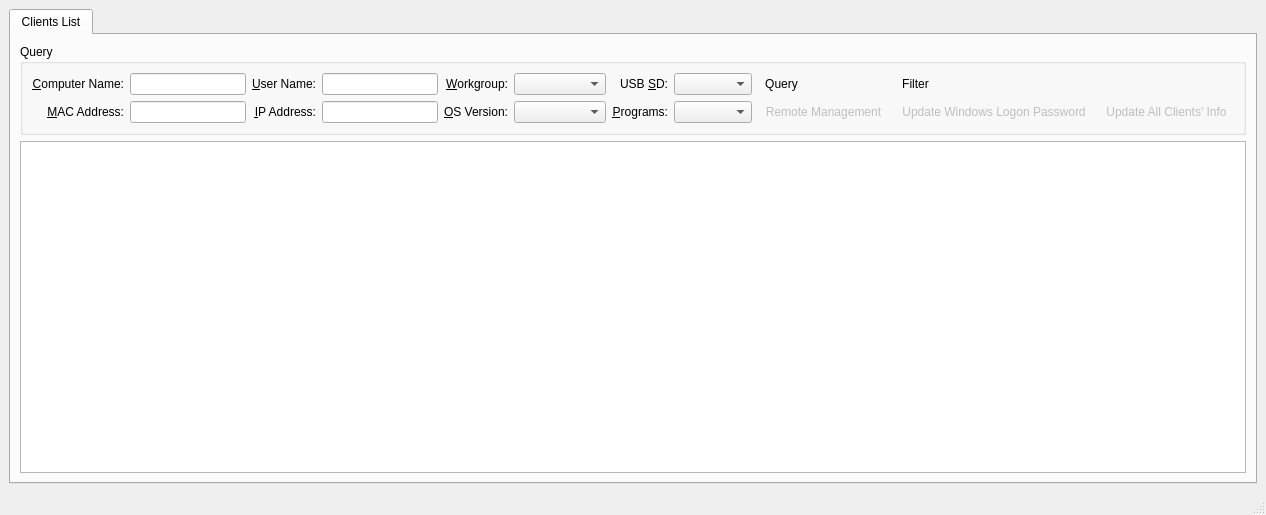
<?xml version="1.0" encoding="UTF-8"?>
<ui version="4.0">
 <class>ControlCenterClass</class>
 <widget class="QMainWindow" name="ControlCenterClass">
  <property name="geometry">
   <rect>
    <x>0</x>
    <y>0</y>
    <width>862</width>
    <height>515</height>
   </rect>
  </property>
  <property name="sizePolicy">
   <sizepolicy hsizetype="Expanding" vsizetype="Expanding">
    <horstretch>0</horstretch>
    <verstretch>0</verstretch>
   </sizepolicy>
  </property>
  <property name="windowTitle">
   <string>Control Center</string>
  </property>
  <widget class="QWidget" name="centralwidget">
   <layout class="QGridLayout" name="gridLayout_3">
    <item row="0" column="0">
     <widget class="QTabWidget" name="tabWidget">
      <property name="currentIndex">
       <number>0</number>
      </property>
      <widget class="QWidget" name="tabClientsList">
       <attribute name="title">
        <string>Clients List</string>
       </attribute>
       <layout class="QGridLayout" name="gridLayout_2">
        <item row="0" column="0">
         <widget class="QGroupBox" name="groupBox">
          <property name="title">
           <string>Query</string>
          </property>
          <layout class="QGridLayout" name="gridLayout">
           <item row="1" column="0">
            <widget class="QLabel" name="labelComputerName">
             <property name="text">
              <string>&amp;Computer Name:</string>
             </property>
             <property name="alignment">
              <set>Qt::AlignRight|Qt::AlignTrailing|Qt::AlignVCenter</set>
             </property>
             <property name="buddy">
              <cstring>lineEditComputerName</cstring>
             </property>
            </widget>
           </item>
           <item row="1" column="1">
            <widget class="QLineEdit" name="lineEditComputerName">
             <property name="minimumSize">
              <size>
               <width>100</width>
               <height>0</height>
              </size>
             </property>
            </widget>
           </item>
           <item row="2" column="5">
            <widget class="QComboBox" name="comboBoxOSVersion">
             <item>
              <property name="text">
               <string/>
              </property>
             </item>
             <item>
              <property name="text">
               <string>WIN_2000</string>
              </property>
             </item>
             <item>
              <property name="text">
               <string>WIN_XP</string>
              </property>
             </item>
             <item>
              <property name="text">
               <string>WIN_7</string>
              </property>
             </item>
            </widget>
           </item>
           <item row="2" column="4">
            <widget class="QLabel" name="labelOS">
             <property name="text">
              <string>&amp;OS Version:</string>
             </property>
             <property name="alignment">
              <set>Qt::AlignRight|Qt::AlignTrailing|Qt::AlignVCenter</set>
             </property>
             <property name="buddy">
              <cstring>comboBoxOSVersion</cstring>
             </property>
            </widget>
           </item>
           <item row="1" column="5">
            <widget class="QComboBox" name="comboBoxWorkgroup">
             <property name="sizePolicy">
              <sizepolicy hsizetype="Preferred" vsizetype="Fixed">
               <horstretch>0</horstretch>
               <verstretch>0</verstretch>
              </sizepolicy>
             </property>
             <property name="toolTip">
              <string>Department</string>
             </property>
             <property name="statusTip">
              <string/>
             </property>
             <property name="whatsThis">
              <string>Department</string>
             </property>
             <item>
              <property name="text">
               <string notr="true"/>
              </property>
             </item>
             <item>
              <property name="text">
               <string notr="true">Account</string>
              </property>
             </item>
             <item>
              <property name="text">
               <string notr="true">AdminDept</string>
              </property>
             </item>
             <item>
              <property name="text">
               <string notr="true">Cost</string>
              </property>
             </item>
             <item>
              <property name="text">
               <string notr="true">Custom</string>
              </property>
             </item>
             <item>
              <property name="text">
               <string>GMO</string>
              </property>
             </item>
             <item>
              <property name="text">
               <string notr="true">HR</string>
              </property>
             </item>
             <item>
              <property name="text">
               <string notr="true">Marker</string>
              </property>
             </item>
             <item>
              <property name="text">
               <string notr="true">PDS</string>
              </property>
             </item>
             <item>
              <property name="text">
               <string notr="true">PG</string>
              </property>
             </item>
             <item>
              <property name="text">
               <string notr="true">Plan</string>
              </property>
             </item>
             <item>
              <property name="text">
               <string notr="true">PMC</string>
              </property>
             </item>
             <item>
              <property name="text">
               <string notr="true">Purchase</string>
              </property>
             </item>
             <item>
              <property name="text">
               <string notr="true">QC</string>
              </property>
             </item>
             <item>
              <property name="text">
               <string>Retail</string>
              </property>
             </item>
             <item>
              <property name="text">
               <string notr="true">Sales</string>
              </property>
             </item>
             <item>
              <property name="text">
               <string notr="true">Sample</string>
              </property>
             </item>
             <item>
              <property name="text">
               <string notr="true">Secretary</string>
              </property>
             </item>
             <item>
              <property name="text">
               <string notr="true">Ship</string>
              </property>
             </item>
             <item>
              <property name="text">
               <string notr="true">Shop</string>
              </property>
             </item>
             <item>
              <property name="text">
               <string notr="true">WHouse</string>
              </property>
             </item>
            </widget>
           </item>
           <item row="1" column="4">
            <widget class="QLabel" name="labelWorkgroup">
             <property name="text">
              <string>&amp;Workgroup:</string>
             </property>
             <property name="alignment">
              <set>Qt::AlignRight|Qt::AlignTrailing|Qt::AlignVCenter</set>
             </property>
             <property name="buddy">
              <cstring>comboBoxWorkgroup</cstring>
             </property>
            </widget>
           </item>
           <item row="1" column="2">
            <widget class="QLabel" name="labelUserName">
             <property name="text">
              <string>&amp;User Name:</string>
             </property>
             <property name="alignment">
              <set>Qt::AlignRight|Qt::AlignTrailing|Qt::AlignVCenter</set>
             </property>
             <property name="buddy">
              <cstring>lineEditUserName</cstring>
             </property>
            </widget>
           </item>
           <item row="1" column="3">
            <widget class="QLineEdit" name="lineEditUserName">
             <property name="minimumSize">
              <size>
               <width>100</width>
               <height>0</height>
              </size>
             </property>
            </widget>
           </item>
           <item row="2" column="0">
            <widget class="QLabel" name="labelMACAddress">
             <property name="text">
              <string>&amp;MAC Address:</string>
             </property>
             <property name="alignment">
              <set>Qt::AlignRight|Qt::AlignTrailing|Qt::AlignVCenter</set>
             </property>
             <property name="buddy">
              <cstring>lineEditMACAddress</cstring>
             </property>
            </widget>
           </item>
           <item row="2" column="1">
            <widget class="QLineEdit" name="lineEditMACAddress">
             <property name="minimumSize">
              <size>
               <width>100</width>
               <height>0</height>
              </size>
             </property>
            </widget>
           </item>
           <item row="2" column="2">
            <widget class="QLabel" name="labelIPAddress">
             <property name="text">
              <string>&amp;IP Address:</string>
             </property>
             <property name="alignment">
              <set>Qt::AlignRight|Qt::AlignTrailing|Qt::AlignVCenter</set>
             </property>
             <property name="buddy">
              <cstring>lineEditIPAddress</cstring>
             </property>
            </widget>
           </item>
           <item row="2" column="3">
            <widget class="QLineEdit" name="lineEditIPAddress">
             <property name="minimumSize">
              <size>
               <width>100</width>
               <height>0</height>
              </size>
             </property>
            </widget>
           </item>
           <item row="1" column="6">
            <widget class="QLabel" name="labelUSBSD">
             <property name="text">
              <string>USB &amp;SD:</string>
             </property>
             <property name="alignment">
              <set>Qt::AlignRight|Qt::AlignTrailing|Qt::AlignVCenter</set>
             </property>
             <property name="buddy">
              <cstring>comboBoxUSBSD</cstring>
             </property>
            </widget>
           </item>
           <item row="1" column="7">
            <widget class="QComboBox" name="comboBoxUSBSD">
             <item>
              <property name="text">
               <string/>
              </property>
             </item>
             <item>
              <property name="text">
               <string>Enabled</string>
              </property>
             </item>
             <item>
              <property name="text">
               <string>Disabled</string>
              </property>
             </item>
            </widget>
           </item>
           <item row="2" column="6">
            <widget class="QLabel" name="label_2">
             <property name="text">
              <string>&amp;Programs:</string>
             </property>
             <property name="alignment">
              <set>Qt::AlignRight|Qt::AlignTrailing|Qt::AlignVCenter</set>
             </property>
             <property name="buddy">
              <cstring>comboBoxPrograms</cstring>
             </property>
            </widget>
           </item>
           <item row="2" column="7">
            <widget class="QComboBox" name="comboBoxPrograms">
             <item>
              <property name="text">
               <string/>
              </property>
             </item>
             <item>
              <property name="text">
               <string>Enabled</string>
              </property>
             </item>
             <item>
              <property name="text">
               <string>Disabled</string>
              </property>
             </item>
            </widget>
           </item>
           <item row="1" column="8">
            <widget class="QToolButton" name="toolButtonQuery">
             <property name="toolTip">
              <string/>
             </property>
             <property name="text">
              <string>Query</string>
             </property>
             <property name="icon">
              <iconset resource="controlcenter.qrc">
               <normaloff>:/icon/resources/images/querydatabase.png</normaloff>:/icon/resources/images/querydatabase.png</iconset>
             </property>
             <property name="shortcut">
              <string>Ctrl+Return</string>
             </property>
             <property name="autoRaise">
              <bool>true</bool>
             </property>
            </widget>
           </item>
           <item row="2" column="8">
            <widget class="QToolButton" name="toolButtonManage">
             <property name="enabled">
              <bool>false</bool>
             </property>
             <property name="text">
              <string>Remote Management</string>
             </property>
             <property name="icon">
              <iconset resource="controlcenter.qrc">
               <normaloff>:/icon/resources/images/connect.png</normaloff>:/icon/resources/images/connect.png</iconset>
             </property>
             <property name="autoRaise">
              <bool>true</bool>
             </property>
            </widget>
           </item>
           <item row="2" column="10">
            <widget class="QToolButton" name="toolButtonAnnouncement">
             <property name="enabled">
              <bool>false</bool>
             </property>
             <property name="text">
              <string>Update All Clients' Info</string>
             </property>
             <property name="icon">
              <iconset resource="controlcenter.qrc">
               <normaloff>:/icon/resources/images/announcement.png</normaloff>:/icon/resources/images/announcement.png</iconset>
             </property>
             <property name="shortcut">
              <string>F5</string>
             </property>
             <property name="autoRaise">
              <bool>true</bool>
             </property>
            </widget>
           </item>
           <item row="2" column="9">
            <widget class="QToolButton" name="toolButtonUpdatePassword">
             <property name="enabled">
              <bool>false</bool>
             </property>
             <property name="toolTip">
              <string>Update Windows Logon Password</string>
             </property>
             <property name="statusTip">
              <string>Update Windows Logon Password</string>
             </property>
             <property name="text">
              <string>Update Windows Logon Password</string>
             </property>
             <property name="icon">
              <iconset resource="controlcenter.qrc">
               <normaloff>:/icon/resources/images/password.png</normaloff>:/icon/resources/images/password.png</iconset>
             </property>
             <property name="autoRaise">
              <bool>true</bool>
             </property>
            </widget>
           </item>
           <item row="1" column="9">
            <widget class="QToolButton" name="toolButtonfilter">
             <property name="enabled">
              <bool>true</bool>
             </property>
             <property name="toolTip">
              <string>Filter Data</string>
             </property>
             <property name="statusTip">
              <string>Filter Data</string>
             </property>
             <property name="text">
              <string>Filter</string>
             </property>
             <property name="icon">
              <iconset resource="controlcenter.qrc">
               <normaloff>:/icon/resources/images/filter.png</normaloff>:/icon/resources/images/filter.png</iconset>
             </property>
             <property name="autoRaise">
              <bool>true</bool>
             </property>
            </widget>
           </item>
          </layout>
         </widget>
        </item>
        <item row="1" column="0">
         <widget class="QTableView" name="tableViewClientList">
          <property name="contextMenuPolicy">
           <enum>Qt::CustomContextMenu</enum>
          </property>
          <property name="alternatingRowColors">
           <bool>true</bool>
          </property>
          <property name="selectionMode">
           <enum>QAbstractItemView::ExtendedSelection</enum>
          </property>
          <property name="selectionBehavior">
           <enum>QAbstractItemView::SelectRows</enum>
          </property>
          <property name="sortingEnabled">
           <bool>true</bool>
          </property>
          <attribute name="horizontalHeaderStretchLastSection">
           <bool>true</bool>
          </attribute>
         </widget>
        </item>
       </layout>
      </widget>
     </widget>
    </item>
   </layout>
  </widget>
  <widget class="QMenuBar" name="menubar">
   <property name="geometry">
    <rect>
     <x>0</x>
     <y>0</y>
     <width>862</width>
     <height>23</height>
    </rect>
   </property>
  </widget>
  <widget class="QStatusBar" name="statusbar"/>
  <action name="actionPrint">
   <property name="text">
    <string>Print</string>
   </property>
   <property name="toolTip">
    <string>Print Data</string>
   </property>
  </action>
  <action name="actionExport">
   <property name="text">
    <string>Export</string>
   </property>
   <property name="toolTip">
    <string>Export Data</string>
   </property>
  </action>
  <action name="actionRemoteDesktop">
   <property name="text">
    <string>M$ Remote Desktop</string>
   </property>
  </action>
  <action name="actionQueryDatabase">
   <property name="icon">
    <iconset resource="controlcenter.qrc">
     <normaloff>:/icon/resources/images/querydatabase.png</normaloff>:/icon/resources/images/querydatabase.png</iconset>
   </property>
   <property name="text">
    <string>Query Database</string>
   </property>
  </action>
  <action name="actionSearchNetwork">
   <property name="icon">
    <iconset resource="controlcenter.qrc">
     <normaloff>:/icon/resources/images/searchnetwork.png</normaloff>:/icon/resources/images/searchnetwork.png</iconset>
   </property>
   <property name="text">
    <string>Search Network</string>
   </property>
  </action>
  <action name="actionUpdatePassword">
   <property name="icon">
    <iconset resource="controlcenter.qrc">
     <normaloff>:/icon/resources/images/password.png</normaloff>:/icon/resources/images/password.png</iconset>
   </property>
   <property name="text">
    <string>Update Password</string>
   </property>
  </action>
  <action name="actionInformNewPassword">
   <property name="icon">
    <iconset resource="controlcenter.qrc">
     <normaloff>:/icon/resources/images/informnewpassword.png</normaloff>:/icon/resources/images/informnewpassword.png</iconset>
   </property>
   <property name="text">
    <string>Inform New Password</string>
   </property>
  </action>
  <action name="actionAnnouncement">
   <property name="icon">
    <iconset resource="controlcenter.qrc">
     <normaloff>:/icon/resources/images/announcement.png</normaloff>:/icon/resources/images/announcement.png</iconset>
   </property>
   <property name="text">
    <string>Announcement</string>
   </property>
  </action>
  <action name="actionFilter">
   <property name="icon">
    <iconset resource="controlcenter.qrc">
     <normaloff>:/icon/resources/images/filter.png</normaloff>:/icon/resources/images/filter.png</iconset>
   </property>
   <property name="text">
    <string>Filter</string>
   </property>
   <property name="toolTip">
    <string>Filter</string>
   </property>
  </action>
 </widget>
 <tabstops>
  <tabstop>tabWidget</tabstop>
  <tabstop>lineEditComputerName</tabstop>
  <tabstop>lineEditUserName</tabstop>
  <tabstop>comboBoxWorkgroup</tabstop>
  <tabstop>comboBoxUSBSD</tabstop>
  <tabstop>toolButtonQuery</tabstop>
  <tabstop>toolButtonfilter</tabstop>
  <tabstop>lineEditMACAddress</tabstop>
  <tabstop>lineEditIPAddress</tabstop>
  <tabstop>comboBoxOSVersion</tabstop>
  <tabstop>comboBoxPrograms</tabstop>
  <tabstop>toolButtonManage</tabstop>
  <tabstop>toolButtonUpdatePassword</tabstop>
  <tabstop>toolButtonAnnouncement</tabstop>
  <tabstop>tableViewClientList</tabstop>
 </tabstops>
 <resources>
  <include location="controlcenter.qrc"/>
 </resources>
 <connections/>
</ui>
